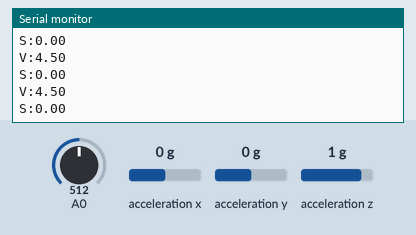
Recording of a sketch running on a simulated Arduino Uno, built with avr-gcc and run on an emulated ATmega328P. On the bench: the last lines printed to the serial monitor. The test bench sets the inputs (shaded band); at power-on: acceleration x 0 g, A0 = 512, acceleration y 0 g, acceleration z 1 g.

Above: at 1.2 s.
1.3 s: acceleration x set to -1.4 g
At 1.42 s:
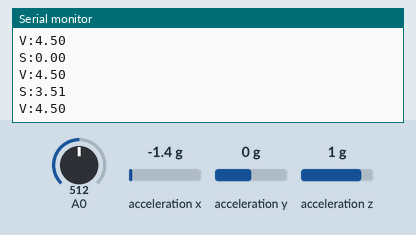
2.8 s: A0 set to 716
At 2.83 s:
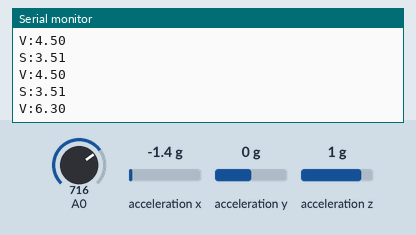
4.3 s: acceleration y set to -1.4 g
At 4.34 s:
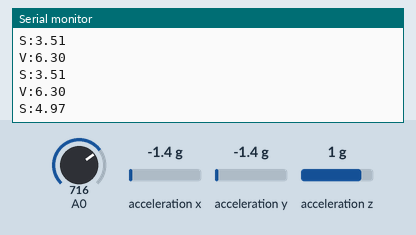
5.8 s: A0 set to 992
At 5.86 s:
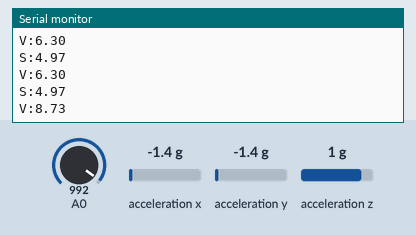
7.3 s: acceleration x set to -0.8 g
At 7.37 s:
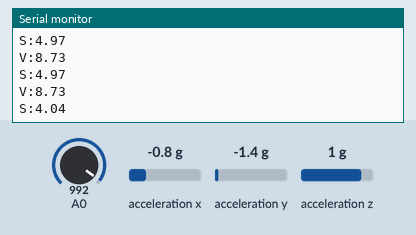
Timing chart, 0 to 9.8 s (numbered marks = the images above; inputs shaded):
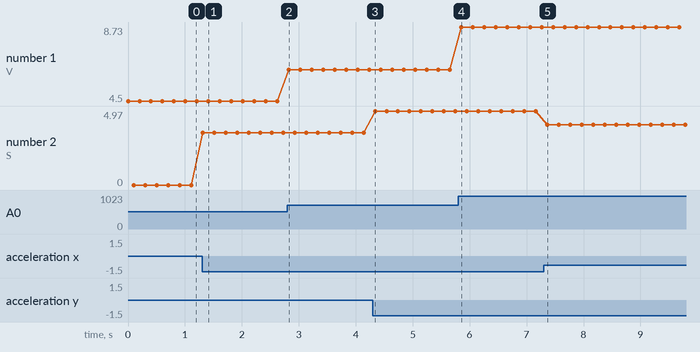

Measured:
- after the input at 1.3 s, the serial monitor: prints a new line at once (image 1)
- after the input at 2.8 s, the serial monitor: prints a new line at once (image 2)
- after the input at 4.3 s, the serial monitor: prints a new line at once (image 3)
- after the input at 5.8 s, the serial monitor: prints a new line after 0.05 s (image 4)
- after the input at 7.3 s, the serial monitor: prints a new line after 0.06 s (image 5)
- plotted number 1: 4.5 → 6.3 after the input at 2.8 s, 6.3 → 8.73 after the input at 5.8 s
- plotted number 2: 0 → 3.51 after the input at 1.3 s, 3.51 → 4.97 after the input at 4.3 s, 4.97 → 4.04 after the input at 7.3 s

The sketch:

ArduinoThesis.ino
```cpp
#include <SparkFun_ADXL345.h> // Include the SparkFun ADXL345 library

ADXL345 adxl = ADXL345(); // Create an instance of the ADXL345 class

void setup() {
  Serial.begin(9600); // Initialize serial communication at 9600 baud rate
  adxl.powerOn(); // Turn on the ADXL345 accelerometer
  adxl.setTapThreshold(0); // Reset tap threshold for accelerometer
}

void loop() {
  int sensorValue = analogRead(A0); // Read analog input from pin A0
  float voltage = sensorValue * (9.0 / 1023.0); // Convert analog reading to voltage (0-5V)
  Serial.print("V:"); // Print label indicating voltage
  Serial.println(String(voltage, 2)); // Print voltage value with 2 decimal places
  delay(100); // Delay for 100 milliseconds

  int x, y, z; // Declare variables to store accelerometer readings
  adxl.readAccel(&x, &y, &z); // Read accelerometer values into x, y, and z variables

  float accelx = x * (9.81 / 1000); // Convert x-axis acceleration to m/s^2 where 9.81 is the acceleration due to gravity and 1000
  float accely = y * (9.81 / 1000); // for scaling factor due to the fact accelerometer readings reach up to negative 32000 positive on so.
                                    // To take calculations to unit of m/2^2 we need to divide by 1000.

  float punchSpeed = sqrt(sq(accelx) + sq(accely)); // Calculate resultant acceleration (magnitude), using pythagorean theorem,
                                                    //first we take the square root of each reading of X and Y Axis and getting their sum,
                                                    //then those summed values are squared root once again to obtain resultant acceleration magnitude.

  Serial.print("S:"); // Print label indicating punch speed
  Serial.println(String(punchSpeed, 2)); // Print punch speed with 2 decimal places

  delay(100); // Delay for 100 milliseconds
}
```
